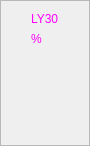
             <widget class="QFrame" name="frame_10">
              <property name="sizePolicy">
               <sizepolicy hsizetype="Minimum" vsizetype="Maximum">
                <horstretch>0</horstretch>
                <verstretch>0</verstretch>
               </sizepolicy>
              </property>
              <property name="minimumSize">
               <size>
                <width>90</width>
                <height>0</height>
               </size>
              </property>
              <property name="maximumSize">
               <size>
                <width>60</width>
                <height>16777215</height>
               </size>
              </property>
              <property name="frameShape">
               <enum>QFrame::StyledPanel</enum>
              </property>
              <property name="frameShadow">
               <enum>QFrame::Raised</enum>
              </property>
              <layout class="QGridLayout" name="gridLayout_19">
               <item row="2" column="0">
                <widget class="QLabel" name="label_35">
                 <property name="styleSheet">
                  <string notr="true">color: rgb(255, 0, 255);
font: 12pt &quot;Microsoft JhengHei UI&quot;;</string>
                 </property>
                 <property name="text">
                  <string/>
                 </property>
                </widget>
               </item>
               <item row="0" column="0">
                <widget class="QLabel" name="label_21">
                 <property name="sizePolicy">
                  <sizepolicy hsizetype="Fixed" vsizetype="Preferred">
                   <horstretch>0</horstretch>
                   <verstretch>0</verstretch>
                  </sizepolicy>
                 </property>
                 <property name="styleSheet">
                  <string notr="true">color: rgb(255, 0, 255);
font: 12pt &quot;Microsoft JhengHei UI&quot;;</string>
                 </property>
                 <property name="text">
                  <string>LY30</string>
                 </property>
                </widget>
               </item>
               <item row="1" column="0">
                <widget class="QLabel" name="label_22">
                 <property name="styleSheet">
                  <string notr="true">color: rgb(255, 0, 255);
font: 12pt &quot;Microsoft JhengHei UI&quot;;</string>
                 </property>
                 <property name="text">
                  <string>%</string>
                 </property>
                </widget>
               </item>
               <item row="4" column="0">
                <widget class="QLabel" name="label_43">
                 <property name="styleSheet">
                  <string notr="true">color: rgb(255, 0, 255);
font: 12pt &quot;Microsoft JhengHei UI&quot;;</string>
                 </property>
                 <property name="text">
                  <string/>
                 </property>
                </widget>
               </item>
               <item row="3" column="0">
                <widget class="QLabel" name="label_48">
                 <property name="sizePolicy">
                  <sizepolicy hsizetype="Preferred" vsizetype="Preferred">
                   <horstretch>0</horstretch>
                   <verstretch>0</verstretch>
                  </sizepolicy>
                 </property>
                 <property name="font">
                  <font>
                   <family>Microsoft YaHei UI</family>
                   <pointsize>12</pointsize>
                  </font>
                 </property>
                 <property name="styleSheet">
                  <string notr="true">color: rgb(255, 170, 0);</string>
                 </property>
                 <property name="text">
                  <string/>
                 </property>
                </widget>
               </item>
               <item row="5" column="0">
                <widget class="QLabel" name="label_55">
                 <property name="sizePolicy">
                  <sizepolicy hsizetype="Preferred" vsizetype="Preferred">
                   <horstretch>0</horstretch>
                   <verstretch>0</verstretch>
                  </sizepolicy>
                 </property>
                 <property name="font">
                  <font>
                   <family>Microsoft YaHei UI</family>
                   <pointsize>12</pointsize>
                  </font>
                 </property>
                 <property name="styleSheet">
                  <string notr="true">color: rgb(255, 170, 0);</string>
                 </property>
                 <property name="text">
                  <string/>
                 </property>
                </widget>
               </item>
              </layout>
             </widget>
